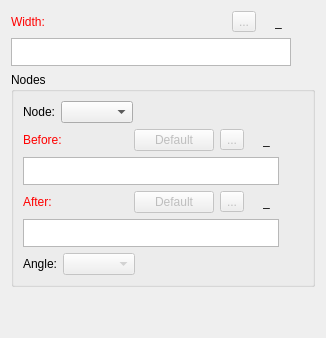
     <widget class="QWidget" name="seamAllowance_Tab">
      <attribute name="title">
       <string>Seam allowance</string>
      </attribute>
      <layout class="QVBoxLayout" name="verticalLayout_4">
       <item>
        <layout class="QHBoxLayout" name="horizontalLayout_4">
         <item alignment="Qt::AlignLeft">
          <widget class="QLabel" name="widthEdit_Label">
           <property name="sizePolicy">
            <sizepolicy hsizetype="Fixed" vsizetype="Preferred">
             <horstretch>0</horstretch>
             <verstretch>0</verstretch>
            </sizepolicy>
           </property>
           <property name="palette">
            <palette>
             <active>
              <colorrole role="WindowText">
               <brush brushstyle="SolidPattern">
                <color alpha="255">
                 <red>255</red>
                 <green>0</green>
                 <blue>0</blue>
                </color>
               </brush>
              </colorrole>
             </active>
             <inactive>
              <colorrole role="WindowText">
               <brush brushstyle="SolidPattern">
                <color alpha="255">
                 <red>255</red>
                 <green>0</green>
                 <blue>0</blue>
                </color>
               </brush>
              </colorrole>
             </inactive>
             <disabled>
              <colorrole role="WindowText">
               <brush brushstyle="SolidPattern">
                <color alpha="255">
                 <red>159</red>
                 <green>158</green>
                 <blue>158</blue>
                </color>
               </brush>
              </colorrole>
             </disabled>
            </palette>
           </property>
           <property name="text">
            <string>Width:</string>
           </property>
          </widget>
         </item>
         <item>
          <spacer name="horizontalSpacer_2">
           <property name="orientation">
            <enum>Qt::Horizontal</enum>
           </property>
           <property name="sizeHint" stdset="0">
            <size>
             <width>40</width>
             <height>20</height>
            </size>
           </property>
          </spacer>
         </item>
         <item alignment="Qt::AlignRight">
          <widget class="QToolButton" name="toolButtonExprWidth">
           <property name="enabled">
            <bool>false</bool>
           </property>
           <property name="toolTip">
            <string>Formula wizard</string>
           </property>
           <property name="text">
            <string notr="true">...</string>
           </property>
           <property name="icon">
            <iconset resource="../../../../vmisc/share/resources/icon.qrc">
             <normaloff>:/icon/24x24/fx.png</normaloff>:/icon/24x24/fx.png</iconset>
           </property>
           <property name="iconSize">
            <size>
             <width>24</width>
             <height>24</height>
            </size>
           </property>
          </widget>
         </item>
         <item alignment="Qt::AlignRight">
          <widget class="QLabel" name="label_2">
           <property name="text">
            <string/>
           </property>
           <property name="pixmap">
            <pixmap resource="../../../../vmisc/share/resources/icon.qrc">:/icon/24x24/equal.png</pixmap>
           </property>
          </widget>
         </item>
         <item alignment="Qt::AlignRight">
          <widget class="QLabel" name="widthResult_Label">
           <property name="sizePolicy">
            <sizepolicy hsizetype="Fixed" vsizetype="Preferred">
             <horstretch>0</horstretch>
             <verstretch>0</verstretch>
            </sizepolicy>
           </property>
           <property name="minimumSize">
            <size>
             <width>40</width>
             <height>0</height>
            </size>
           </property>
           <property name="toolTip">
            <string>Value</string>
           </property>
           <property name="text">
            <string notr="true">_</string>
           </property>
          </widget>
         </item>
        </layout>
       </item>
       <item>
        <layout class="QHBoxLayout" name="horizontalLayout_6">
         <item>
          <widget class="QPlainTextEdit" name="widthFormula_PlainTextEdit">
           <property name="sizePolicy">
            <sizepolicy hsizetype="Expanding" vsizetype="Preferred">
             <horstretch>0</horstretch>
             <verstretch>0</verstretch>
            </sizepolicy>
           </property>
           <property name="maximumSize">
            <size>
             <width>16777215</width>
             <height>28</height>
            </size>
           </property>
           <property name="toolTip">
            <string>Calculation</string>
           </property>
           <property name="tabChangesFocus">
            <bool>true</bool>
           </property>
          </widget>
         </item>
         <item>
          <widget class="QPushButton" name="widthGrow_PushButton">
           <property name="enabled">
            <bool>false</bool>
           </property>
           <property name="maximumSize">
            <size>
             <width>18</width>
             <height>18</height>
            </size>
           </property>
           <property name="sizeIncrement">
            <size>
             <width>0</width>
             <height>0</height>
            </size>
           </property>
           <property name="toolTip">
            <string>&lt;html&gt;&lt;head/&gt;&lt;body&gt;&lt;p&gt;Show full calculation in message box&lt;/p&gt;&lt;/body&gt;&lt;/html&gt;</string>
           </property>
           <property name="text">
            <string notr="true"/>
           </property>
           <property name="icon">
            <iconset theme="go-down">
             <normaloff>.</normaloff>.</iconset>
           </property>
           <property name="iconSize">
            <size>
             <width>16</width>
             <height>16</height>
            </size>
           </property>
           <property name="flat">
            <bool>true</bool>
           </property>
          </widget>
         </item>
        </layout>
       </item>
       <item>
        <widget class="QGroupBox" name="groupBox">
         <property name="title">
          <string>Nodes</string>
         </property>
         <layout class="QVBoxLayout" name="verticalLayout_3">
          <item>
           <layout class="QHBoxLayout" name="horizontalLayout_5">
            <item>
             <widget class="QLabel" name="labelNode">
              <property name="text">
               <string>Node:</string>
              </property>
             </widget>
            </item>
            <item>
             <widget class="QComboBox" name="nodes_ComboBox">
              <property name="enabled">
               <bool>true</bool>
              </property>
             </widget>
            </item>
            <item>
             <spacer name="horizontalSpacer">
              <property name="orientation">
               <enum>Qt::Horizontal</enum>
              </property>
              <property name="sizeHint" stdset="0">
               <size>
                <width>40</width>
                <height>20</height>
               </size>
              </property>
             </spacer>
            </item>
           </layout>
          </item>
          <item>
           <layout class="QHBoxLayout" name="horizontalLayout_9">
            <item alignment="Qt::AlignLeft">
             <widget class="QLabel" name="beforeWidthEdit_Label">
              <property name="sizePolicy">
               <sizepolicy hsizetype="Fixed" vsizetype="Preferred">
                <horstretch>0</horstretch>
                <verstretch>0</verstretch>
               </sizepolicy>
              </property>
              <property name="palette">
               <palette>
                <active>
                 <colorrole role="WindowText">
                  <brush brushstyle="SolidPattern">
                   <color alpha="255">
                    <red>255</red>
                    <green>0</green>
                    <blue>0</blue>
                   </color>
                  </brush>
                 </colorrole>
                </active>
                <inactive>
                 <colorrole role="WindowText">
                  <brush brushstyle="SolidPattern">
                   <color alpha="255">
                    <red>255</red>
                    <green>0</green>
                    <blue>0</blue>
                   </color>
                  </brush>
                 </colorrole>
                </inactive>
                <disabled>
                 <colorrole role="WindowText">
                  <brush brushstyle="SolidPattern">
                   <color alpha="255">
                    <red>159</red>
                    <green>158</green>
                    <blue>158</blue>
                   </color>
                  </brush>
                 </colorrole>
                </disabled>
               </palette>
              </property>
              <property name="text">
               <string>Before:</string>
              </property>
             </widget>
            </item>
            <item>
             <spacer name="horizontalSpacer_3">
              <property name="orientation">
               <enum>Qt::Horizontal</enum>
              </property>
              <property name="sizeHint" stdset="0">
               <size>
                <width>40</width>
                <height>20</height>
               </size>
              </property>
             </spacer>
            </item>
            <item>
             <widget class="QPushButton" name="beforeDefault_PushButton">
              <property name="enabled">
               <bool>false</bool>
              </property>
              <property name="toolTip">
               <string>Return to default width</string>
              </property>
              <property name="text">
               <string>Default</string>
              </property>
             </widget>
            </item>
            <item alignment="Qt::AlignRight">
             <widget class="QToolButton" name="beforeExpr_ToolButton">
              <property name="enabled">
               <bool>false</bool>
              </property>
              <property name="toolTip">
               <string>Formula wizard</string>
              </property>
              <property name="text">
               <string notr="true">...</string>
              </property>
              <property name="icon">
               <iconset resource="../../../../vmisc/share/resources/icon.qrc">
                <normaloff>:/icon/24x24/fx.png</normaloff>:/icon/24x24/fx.png</iconset>
              </property>
              <property name="iconSize">
               <size>
                <width>24</width>
                <height>24</height>
               </size>
              </property>
             </widget>
            </item>
            <item alignment="Qt::AlignRight">
             <widget class="QLabel" name="label_6">
              <property name="text">
               <string/>
              </property>
              <property name="pixmap">
               <pixmap resource="../../../../vmisc/share/resources/icon.qrc">:/icon/24x24/equal.png</pixmap>
              </property>
             </widget>
            </item>
            <item alignment="Qt::AlignRight">
             <widget class="QLabel" name="beforeWidthResult_Label">
              <property name="sizePolicy">
               <sizepolicy hsizetype="Fixed" vsizetype="Preferred">
                <horstretch>0</horstretch>
                <verstretch>0</verstretch>
               </sizepolicy>
              </property>
              <property name="minimumSize">
               <size>
                <width>40</width>
                <height>0</height>
               </size>
              </property>
              <property name="toolTip">
               <string>Value</string>
              </property>
              <property name="text">
               <string notr="true">_</string>
              </property>
             </widget>
            </item>
           </layout>
          </item>
          <item>
           <layout class="QHBoxLayout" name="horizontalLayout_7">
            <item>
             <widget class="QPlainTextEdit" name="beforeWidthFormula_PlainTextEdit">
              <property name="sizePolicy">
               <sizepolicy hsizetype="Expanding" vsizetype="Preferred">
                <horstretch>0</horstretch>
                <verstretch>0</verstretch>
               </sizepolicy>
              </property>
              <property name="maximumSize">
               <size>
                <width>16777215</width>
                <height>28</height>
               </size>
              </property>
              <property name="toolTip">
               <string>Calculation</string>
              </property>
              <property name="tabChangesFocus">
               <bool>true</bool>
              </property>
             </widget>
            </item>
            <item>
             <widget class="QPushButton" name="beforeWidthGrow_PushButton">
              <property name="enabled">
               <bool>false</bool>
              </property>
              <property name="maximumSize">
               <size>
                <width>18</width>
                <height>18</height>
               </size>
              </property>
              <property name="sizeIncrement">
               <size>
                <width>0</width>
                <height>0</height>
               </size>
              </property>
              <property name="toolTip">
               <string>&lt;html&gt;&lt;head/&gt;&lt;body&gt;&lt;p&gt;Show full calculation in message box&lt;/p&gt;&lt;/body&gt;&lt;/html&gt;</string>
              </property>
              <property name="text">
               <string notr="true"/>
              </property>
              <property name="icon">
               <iconset theme="go-down">
                <normaloff>.</normaloff>.</iconset>
              </property>
              <property name="iconSize">
               <size>
                <width>16</width>
                <height>16</height>
               </size>
              </property>
              <property name="flat">
               <bool>true</bool>
              </property>
             </widget>
            </item>
           </layout>
          </item>
          <item>
           <layout class="QHBoxLayout" name="horizontalLayout_16">
            <item alignment="Qt::AlignLeft">
             <widget class="QLabel" name="afterWidthEdit_Label">
              <property name="sizePolicy">
               <sizepolicy hsizetype="Fixed" vsizetype="Preferred">
                <horstretch>0</horstretch>
                <verstretch>0</verstretch>
               </sizepolicy>
              </property>
              <property name="palette">
               <palette>
                <active>
                 <colorrole role="WindowText">
                  <brush brushstyle="SolidPattern">
                   <color alpha="255">
                    <red>255</red>
                    <green>0</green>
                    <blue>0</blue>
                   </color>
                  </brush>
                 </colorrole>
                </active>
                <inactive>
                 <colorrole role="WindowText">
                  <brush brushstyle="SolidPattern">
                   <color alpha="255">
                    <red>255</red>
                    <green>0</green>
                    <blue>0</blue>
                   </color>
                  </brush>
                 </colorrole>
                </inactive>
                <disabled>
                 <colorrole role="WindowText">
                  <brush brushstyle="SolidPattern">
                   <color alpha="255">
                    <red>159</red>
                    <green>158</green>
                    <blue>158</blue>
                   </color>
                  </brush>
                 </colorrole>
                </disabled>
               </palette>
              </property>
              <property name="text">
               <string>After:</string>
              </property>
             </widget>
            </item>
            <item>
             <spacer name="horizontalSpacer_6">
              <property name="orientation">
               <enum>Qt::Horizontal</enum>
              </property>
              <property name="sizeHint" stdset="0">
               <size>
                <width>40</width>
                <height>20</height>
               </size>
              </property>
             </spacer>
            </item>
            <item>
             <widget class="QPushButton" name="afterDefault_PushButton">
              <property name="enabled">
               <bool>false</bool>
              </property>
              <property name="toolTip">
               <string>Return to default width</string>
              </property>
              <property name="text">
               <string>Default</string>
              </property>
             </widget>
            </item>
            <item alignment="Qt::AlignRight">
             <widget class="QToolButton" name="afterExpr_ToolButton">
              <property name="enabled">
               <bool>false</bool>
              </property>
              <property name="toolTip">
               <string>Formula wizard</string>
              </property>
              <property name="text">
               <string notr="true">...</string>
              </property>
              <property name="icon">
               <iconset resource="../../../../vmisc/share/resources/icon.qrc">
                <normaloff>:/icon/24x24/fx.png</normaloff>:/icon/24x24/fx.png</iconset>
              </property>
              <property name="iconSize">
               <size>
                <width>24</width>
                <height>24</height>
               </size>
              </property>
             </widget>
            </item>
            <item alignment="Qt::AlignRight">
             <widget class="QLabel" name="label_10">
              <property name="text">
               <string/>
              </property>
              <property name="pixmap">
               <pixmap resource="../../../../vmisc/share/resources/icon.qrc">:/icon/24x24/equal.png</pixmap>
              </property>
             </widget>
            </item>
            <item alignment="Qt::AlignRight">
             <widget class="QLabel" name="afterWidthResult_Label">
              <property name="sizePolicy">
               <sizepolicy hsizetype="Fixed" vsizetype="Preferred">
                <horstretch>0</horstretch>
                <verstretch>0</verstretch>
               </sizepolicy>
              </property>
              <property name="minimumSize">
               <size>
                <width>40</width>
                <height>0</height>
               </size>
              </property>
              <property name="toolTip">
               <string>Value</string>
              </property>
              <property name="text">
               <string notr="true">_</string>
              </property>
             </widget>
            </item>
           </layout>
          </item>
          <item>
           <layout class="QHBoxLayout" name="horizontalLayout_17">
            <item>
             <widget class="QPlainTextEdit" name="afterWidthFormula_PlainTextEdit">
              <property name="sizePolicy">
               <sizepolicy hsizetype="Expanding" vsizetype="Preferred">
                <horstretch>0</horstretch>
                <verstretch>0</verstretch>
               </sizepolicy>
              </property>
              <property name="maximumSize">
               <size>
                <width>16777215</width>
                <height>28</height>
               </size>
              </property>
              <property name="toolTip">
               <string>Calculation</string>
              </property>
              <property name="tabChangesFocus">
               <bool>true</bool>
              </property>
             </widget>
            </item>
            <item>
             <widget class="QPushButton" name="afterWidthGrow_PushButton">
              <property name="enabled">
               <bool>false</bool>
              </property>
              <property name="maximumSize">
               <size>
                <width>18</width>
                <height>18</height>
               </size>
              </property>
              <property name="sizeIncrement">
               <size>
                <width>0</width>
                <height>0</height>
               </size>
              </property>
              <property name="toolTip">
               <string>&lt;html&gt;&lt;head/&gt;&lt;body&gt;&lt;p&gt;Show full calculation in message box&lt;/p&gt;&lt;/body&gt;&lt;/html&gt;</string>
              </property>
              <property name="text">
               <string notr="true"/>
              </property>
              <property name="icon">
               <iconset theme="go-down">
                <normaloff>.</normaloff>.</iconset>
              </property>
              <property name="iconSize">
               <size>
                <width>16</width>
                <height>16</height>
               </size>
              </property>
              <property name="flat">
               <bool>true</bool>
              </property>
             </widget>
            </item>
           </layout>
          </item>
          <item>
           <layout class="QHBoxLayout" name="horizontalLayout_2">
            <item>
             <widget class="QLabel" name="labelAngle">
              <property name="text">
               <string>Angle:</string>
              </property>
             </widget>
            </item>
            <item>
             <widget class="QComboBox" name="angle_ComboBox">
              <property name="enabled">
               <bool>false</bool>
              </property>
             </widget>
            </item>
            <item>
             <spacer name="horizontalSpacer_4">
              <property name="orientation">
               <enum>Qt::Horizontal</enum>
              </property>
              <property name="sizeHint" stdset="0">
               <size>
                <width>40</width>
                <height>20</height>
               </size>
              </property>
             </spacer>
            </item>
           </layout>
          </item>
         </layout>
        </widget>
       </item>
       <item>
        <spacer name="verticalSpacer">
         <property name="orientation">
          <enum>Qt::Vertical</enum>
         </property>
         <property name="sizeHint" stdset="0">
          <size>
           <width>20</width>
           <height>40</height>
          </size>
         </property>
        </spacer>
       </item>
      </layout>
     </widget>
